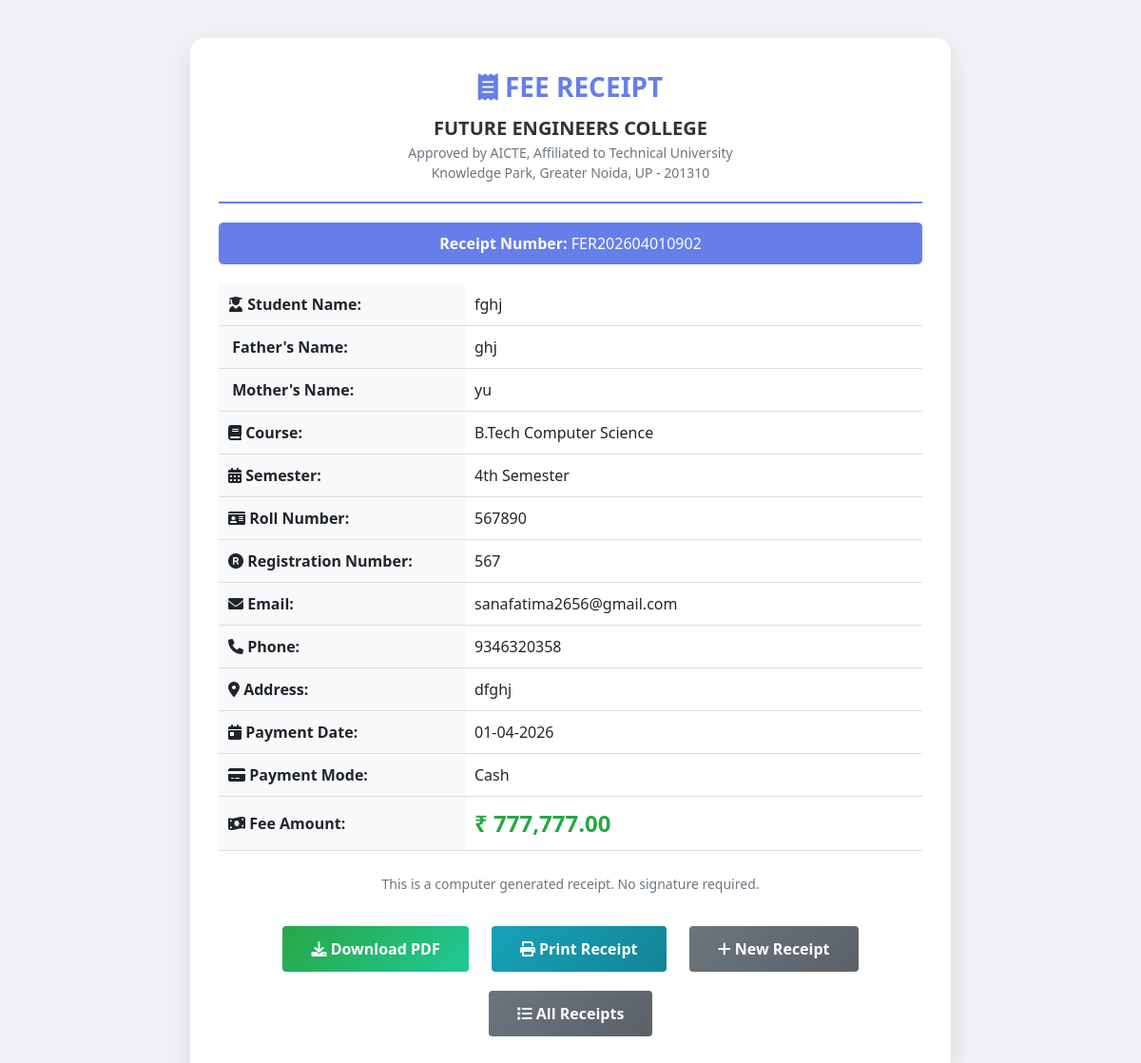
The app's page /receipt/1 with its own data.
### database.py (models this page shows, shortened)
class StudentReceipt(db.Model):
    id = db.Column(db.Integer, primary_key=True)
    receipt_number = db.Column(db.String(20), unique=True, nullable=False)
    student_name = db.Column(db.String(100), nullable=False)
    father_name = db.Column(db.String(100), nullable=False)
    mother_name = db.Column(db.String(100), nullable=False)
    course = db.Column(db.String(100), nullable=False)
    semester = db.Column(db.String(20), nullable=False)
    roll_number = db.Column(db.String(50), nullable=False)
    registration_number = db.Column(db.String(50), nullable=False)
    fee_amount = db.Column(db.Float, nullable=False)
    payment_date = db.Column(db.DateTime, default=datetime.utcnow)
    payment_mode = db.Column(db.String(50), nullable=False)
    transaction_id = db.Column(db.String(100), nullable=True)
    email = db.Column(db.String(100), nullable=False)
    phone = db.Column(db.String(15), nullable=False)
    address = db.Column(db.Text, nullable=False)
    created_at = db.Column(db.DateTime, default=datetime.utcnow)

### app.py (the view)
@app.route('/receipt/<int:receipt_id>')
def view_receipt(receipt_id):
    receipt = StudentReceipt.query.get_or_404(receipt_id)
    return render_template('receipt.html', receipt=receipt)

### templates/receipt.html (shortened to what this page needs)
<!DOCTYPE html>
<html lang="en">
<head>
    <link href="https://cdn.jsdelivr.net/npm/bootstrap@5.1.3/dist/css/bootstrap.min.css" rel="stylesheet">
    <link rel="stylesheet" href="https://cdnjs.cloudflare.com/ajax/libs/font-awesome/6.0.0/css/all.min.css">
</head>
<body>
    <div class="container">
        <div class="receipt-card">
            <div class="receipt-header">
                <div class="receipt-title">
                    <i class="fas fa-receipt"></i> FEE RECEIPT
                </div>
                <div class="institution-name mt-2">
                    FUTURE ENGINEERS COLLEGE
                </div>
                <div class="text-muted small">
                    Approved by AICTE, Affiliated to Technical University<br>
                    Knowledge Park, Greater Noida, UP - 201310
                </div>
            </div>
            <div class="receipt-number">
                <strong>Receipt Number:</strong> {{ receipt.receipt_number }}
            </div>
            <table class="details-table">
                <tr>
                    <td><i class="fas fa-user-graduate"></i> Student Name:</td>
                    <td>{{ receipt.student_name }}</td>
                </tr>
                <tr>
                    <td> Father's Name:</td>
                    <td>{{ receipt.father_name }}</td>
                </tr>
                <tr>
                    <td> Mother's Name:</td>
                    <td>{{ receipt.mother_name }}</td>
                </tr>
                <tr>
                    <td><i class="fas fa-book"></i> Course:</td>
                    <td>{{ receipt.course }}</td>
                </tr>
                <tr>
                    <td><i class="fas fa-calendar-alt"></i> Semester:</td>
                    <td>{{ receipt.semester }}</td>
                </tr>
                <tr>
                    <td><i class="fas fa-id-card"></i> Roll Number:</td>
                    <td>{{ receipt.roll_number }}</td>
                </tr>
                <tr>
                    <td><i class="fas fa-registered"></i> Registration Number:</td>
                    <td>{{ receipt.registration_number }}</td>
                </tr>
                <tr>
                    <td><i class="fas fa-envelope"></i> Email:</td>
                    <td>{{ receipt.email }}</td>
                </tr>
                <tr>
                    <td><i class="fas fa-phone"></i> Phone:</td>
                    <td>{{ receipt.phone }}</td>
                </tr>
                <tr>
                    <td><i class="fas fa-map-marker-alt"></i> Address:</td>
                    <td>{{ receipt.address }}</td>
                </tr>
                <tr>
                    <td><i class="fas fa-calendar-day"></i> Payment Date:</td>
                    <td>{{ receipt.payment_date.strftime('%d-%m-%Y') }}</td>
                </tr>
                <tr>
                    <td><i class="fas fa-credit-card"></i> Payment Mode:</td>
                    <td>{{ receipt.payment_mode }}</td>
                </tr>
                <tr>
                    <td><i class="fas fa-money-bill-wave"></i> Fee Amount:</td>
                    <td class="fee-amount">₹ {{ "{:,.2f}".format(receipt.fee_amount) }}</td>
                </tr>
            </table>
            <div class="text-center mt-4">
                <p class="text-muted small">This is a computer generated receipt. No signature required.</p>
            </div>
            <div class="text-center no-print mt-4">
                <a href="{{ url_for('download_receipt', receipt_id=receipt.id) }}" class="btn btn-download text-white">
                    <i class="fas fa-download"></i> Download PDF
                </a>
                <button onclick="window.print()" class="btn btn-print text-white">
                    <i class="fas fa-print"></i> Print Receipt
                </button>
                <a href="/" class="btn btn-back text-white">
                    <i class="fas fa-plus"></i> New Receipt
                </a>
                <a href="{{ url_for('all_receipts') }}" class="btn btn-back text-white">
                    <i class="fas fa-list"></i> All Receipts
                </a>
            </div>
        </div>
    </div>
</body>
</html>

### templates/receipt.html (style rules this page uses)
body { background: #f0f2f5; font-family: 'Segoe UI', Tahoma, Geneva, Verdana, sans-serif; padding: 20px; }
.receipt-card { background: white; border-radius: 15px; box-shadow: 0 10px 30px rgba(0,0,0,0.1); margin: 20px auto; padding: 30px; max-width: 800px; }
.receipt-header { text-align: center; border-bottom: 2px solid #667eea; padding-bottom: 20px; margin-bottom: 20px; }
.receipt-title { color: #667eea; font-size: 28px; font-weight: bold; }
.institution-name { font-size: 20px; font-weight: bold; color: #333; }
.receipt-number { background: #667eea; color: white; padding: 10px; border-radius: 5px; text-align: center; margin: 20px 0; }
.details-table { width: 100%; margin: 20px 0; }
.details-table td { padding: 10px; border-bottom: 1px solid #ddd; }
.details-table td:first-child { font-weight: bold; width: 35%; background: #f8f9fa; }
.btn-download { background: linear-gradient(135deg, #28a745 0%, #20c997 100%); border: none; padding: 12px 30px; font-size: 16px; font-weight: bold; margin: 10px; }
.btn-print { background: linear-gradient(135deg, #17a2b8 0%, #138496 100%); border: none; padding: 12px 30px; font-size: 16px; font-weight: bold; margin: 10px; }
.btn-back { background: linear-gradient(135deg, #6c757d 0%, #5a6268 100%); border: none; padding: 12px 30px; font-size: 16px; font-weight: bold; margin: 10px; }
.fee-amount { font-size: 24px; font-weight: bold; color: #28a745; }

### records on screen
StudentReceipt: receipt_number "FER202604010902", student_name "fghj", father_name "ghj", mother_name "yu", course "B.Tech Computer Science", semester "4th Semester", roll_number "567890", registration_number "567", email "sanafatima2656@gmail.com", phone "9346320358", address "dfghj", payment_date "01-04-2026", payment_mode "Cash", fee_amount "777,777.00"
